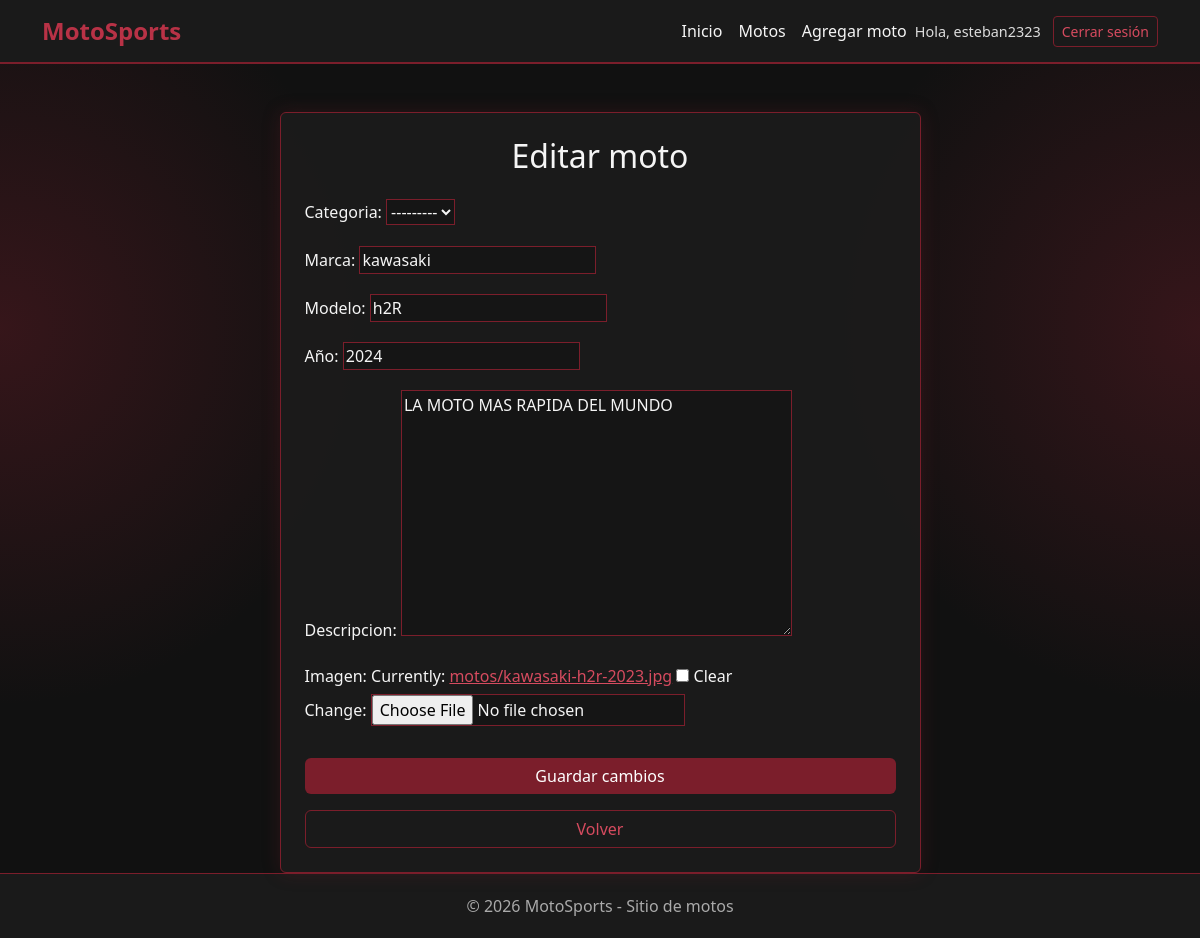
Screenshot of /editar/1/ (signed in) with the database file from the repository.
### usuarios/models.py (models this page shows, shortened)
class UsuarioPersonalizado(AbstractUser):
    telefono = models.CharField(max_length=20, null=True, blank=True)
    dni = models.CharField(max_length=20, null=True, blank=True)
    foto_perfil = models.ImageField(upload_to='users_fp/', null=True, blank=True)

### homesports/models.py (models this page shows, shortened)
class Moto(models.Model):
    categoria = models.ForeignKey(Categoria, on_delete=models.CASCADE, related_name="motos", null=True, blank=True, default=None)
    marca = models.CharField(max_length=100)
    modelo = models.CharField(max_length=100)
    año = models.IntegerField()
    descripcion = models.TextField(blank=True)
    imagen = models.ImageField(
        upload_to="motos/",
        null = True,
        blank=True
    )

### homesports/views.py (the view)
# urls.py: path('editar/<int:id>/', views.editar_moto, name='editar_moto'),
@login_required
def editar_moto(request, id):
    moto = get_object_or_404(Moto, id=id)
    if request.method == "POST":
        form = MotoForm(request.POST, request.FILES, instance=moto)
        if form.is_valid():
            form.save()
            return redirect('home')
    else:
        form = MotoForm(instance=moto)
    return render(request, 'homesports/editar_moto.html', {'form': form})

### homesports/forms.py
class MotoForm(forms.ModelForm):
    class Meta:
        model = Moto
        fields = [
            "categoria",
            "marca",
            "modelo",
            "año",
            "descripcion",
            "imagen",
        ]

### homesports/templates/homesports/editar_moto.html (shortened to what this page needs)
{% extends 'homesports/base.html' %}
{% block body %}
<div class="row justify-content-center mt-5">
    <div class="col-md-7">
        <div class="card p-4">
            <h2 class="mb-4 text-center">Editar moto</h2>
            <form method="POST" enctype="multipart/form-data">
                {{ form.as_p }}
                <button type="submit" class="btn btn-bordo w-100 mt-3">
                    Guardar cambios
                </button>
            </form>
            <a href="{% url 'home' %}" class="btn btn-outline-bordo w-100 mt-3">
                Volver
            </a>
        </div>
    </div>
</div>
{% endblock %}

### homesports/templates/homesports/base.html (shortened to what this page needs)
<!DOCTYPE html>
<html lang="es">
<head>
    <link href="https://cdn.jsdelivr.net/npm/bootstrap@5.3.3/dist/css/bootstrap.min.css" rel="stylesheet">
</head>
<body>
<nav class="navbar navbar-expand-lg navbar-dark">
    <div class="container">
        <a class="navbar-brand" href="{% url 'index' %}">MotoSports</a>
        <div class="collapse navbar-collapse" id="menu">
            <ul class="navbar-nav ms-auto align-items-lg-center">
                <li class="nav-item">
                    <a href="{% url 'index' %}" class="nav-link">Inicio</a>
                </li>
                <li class="nav-item">
                    <a href="{% url 'home' %}" class="nav-link">Motos</a>
                </li>
                {% if user.is_authenticated %}
                    <li class="nav-item">
                        <a href="{% url 'crear_moto' %}" class="nav-link">Agregar moto</a>
                    </li>
                    <li class="nav-item">
                        <span class="usuario-texto">Hola, {{ user.username }}</span>
                    </li>
                    <li class="nav-item">
                        <form method="POST" action="{% url 'logout' %}">
                            <button type="submit" class="btn btn-outline-bordo btn-sm">
                                Cerrar sesión
                            </button>
                        </form>
                    </li>
                {% endif %}
            </ul>
        </div>
    </div>
</nav>
<main class="container">
    {% block body %}
    {% endblock %}
</main>
<footer class="footer">
    <p>© 2026 MotoSports - Sitio de motos</p>
</footer>
</body>
</html>

### homesports/templates/homesports/base.html (style rules this page uses)
body { background: radial-gradient(circle at left 35%, rgba(123, 30, 43, 0.35), transparent 28%), radial-gradient(circle at right 35%, rgba(123, 30, 43, 0.35), transparent 28%), #111; color: #f5f5f5; min-height: 100vh; display: flex; flex-direction: column; }
main { flex: 1; }
.navbar { background-color: #1a1a1a; border-bottom: 2px solid #7b1e2b; }
.navbar-brand { color: #b83246 !important; font-weight: bold; font-size: 1.5rem; }
.nav-link { color: #f5f5f5 !important; }
.btn-bordo { background-color: #7b1e2b; color: white; border: none; }
.btn-outline-bordo { color: #d64b5f; border: 1px solid #7b1e2b; }
.card { background-color: rgba(28, 28, 28, 0.92); color: #f5f5f5; border: 1px solid #7b1e2b; box-shadow: 0 0 18px rgba(123, 30, 43, 0.25); }
.form-control, .form-select, input, textarea, select { background-color: #151515 !important; color: #f5f5f5 !important; border: 1px solid #7b1e2b !important; }
label { margin-bottom: 6px; font-weight: 500; }
a { color: #d64b5f; }
.footer { margin-top: auto; padding: 20px; background-color: #1a1a1a; color: #aaa; text-align: center; border-top: 1px solid #7b1e2b; }
.footer p { margin: 0; }
.usuario-texto { color: #ddd; font-size: 0.9rem; margin-right: 12px; }

### rows the page displays
UsuarioPersonalizado: username "esteban2323"
Moto: categoria "---------", marca "kawasaki", modelo "h2R", año "2024", descripcion "LA MOTO MAS RAPIDA DEL MUNDO"
